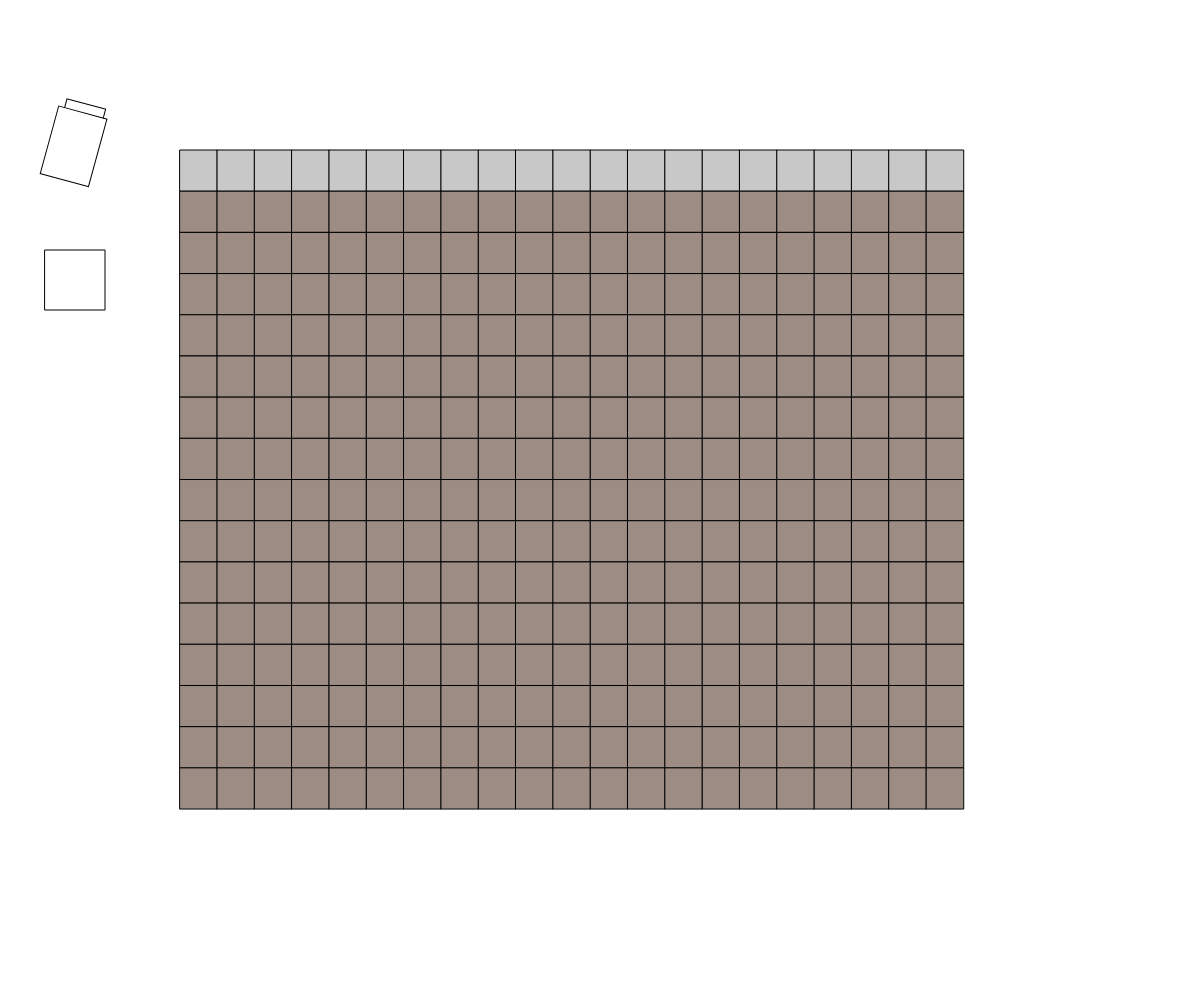
Frame 1 (no input)
Frame 60 (no input): identical to frame 1, image omitted
Frame 120 (the mouse pressed at the canvas centre since frame 60): identical to frame 1, image omitted

The p5.js sketch that drew this single still picture (run headless with seeded random() and noise() and a simulated clock; from frame 60 on, the mouse is pressed at the canvas centre):

// p5.js sketch
// ── sketch.js
// Project Title

let rows = 20.9;
let cols = 15.78;
let colsloc = 21;
let grid;
let cellwidth;
let cellHeight;
let xBuffer;
let yBuffer;
let activeE = "white";
let activeB = "white";
let gridY = false;


function setup() {
  createCanvas(windowWidth, windowHeight);

  grid = createGrid(colsloc, rows);
  cellwidth = 0.65*width / rows;
  cellHeight = 0.65*height / cols;
  xBuffer = windowWidth*0.15;
  yBuffer = windowHeight*0.15;
}

function draw() {
  background("white");

  angleMode(DEGREES);

  displayGrid();

  blockIcon();

  eraserIcon();

}

function displayGrid () {
  for (let y=0; y<cols; y++) {
    if (y === 0) {
      gridY = true;
    }
    else if (y === cols) {
      gridY = true;
    }
    else {
      gridY = false;
    }
    for (let x=0; x<rows; x++) {
      if (gridY === true) {
        grid[y][x] = 1;
      }
      if (grid[y][x] === 0) {
        fill(156, 140, 132);
      }
      else if (grid[y][x] === 1) {
        fill(200);
      }
      rect(x*cellwidth + xBuffer, y*cellHeight + yBuffer, cellwidth, cellHeight);
    }
  }
}

function mousePressed() {
  let cellX = Math.floor((mouseX-xBuffer)/cellwidth);
  let cellY = Math.floor((mouseY-yBuffer)/cellHeight);

  if (activeE === "lightblue") {
    swapE(cellX, cellY);
  }
  if (activeB === "lightblue") {
    swapB(cellX, cellY);
  }


  if (mouseX >= 30 && mouseX <= 120) {
    if (mouseY >= 90 && mouseY <= 190) {
      activeE = "lightblue";
      activeB = "white";
    }
  }

  if (mouseX >= 30 && mouseX <= 120) {
    if (mouseY >= 230 && mouseY <= 330) {
      activeB = "lightblue";
      activeE = "white";
    }
  }
}

function swapB(x, y) {
  if (x >= 1 && x < rows - 1 && y >= 1 && y < colsloc - 1) {
    if (grid[y][x] === 0) {
      grid[y][x] = 1;
    }
  }
}

function swapE(x,y) {
  if (x >= 1 && x < rows - 1 && y >= 1 && y < colsloc - 1) {
    if (grid[y][x] === 1) {
      grid[y][x] = 0;
    }
  }
}

function createGrid(howLarge) {
  let emptyArray = [];
  for (let y = 0; y < howLarge; y++) {
    emptyArray.push([]);
    for (let x=0; x<howLarge; x++) {
      emptyArray[y].push(0);
    }
  }
  return emptyArray;
}

function blockIcon() {
  fill(activeB);
  stroke("white");
  rect(30,230,90,100);

  fill("white");
  stroke("black");
  rect(45,250,60,60);
}

function eraserIcon() {
  fill(activeE);
  stroke("white");
  rect(30, 90, 90, 100);

  fill("white");
  stroke("black");
  translate(40,45);
  rotate(15);
  rect(40,45,40,10);

  translate(17,27);
  rotate(0.3);
  rect(17,27,50,70);
}
